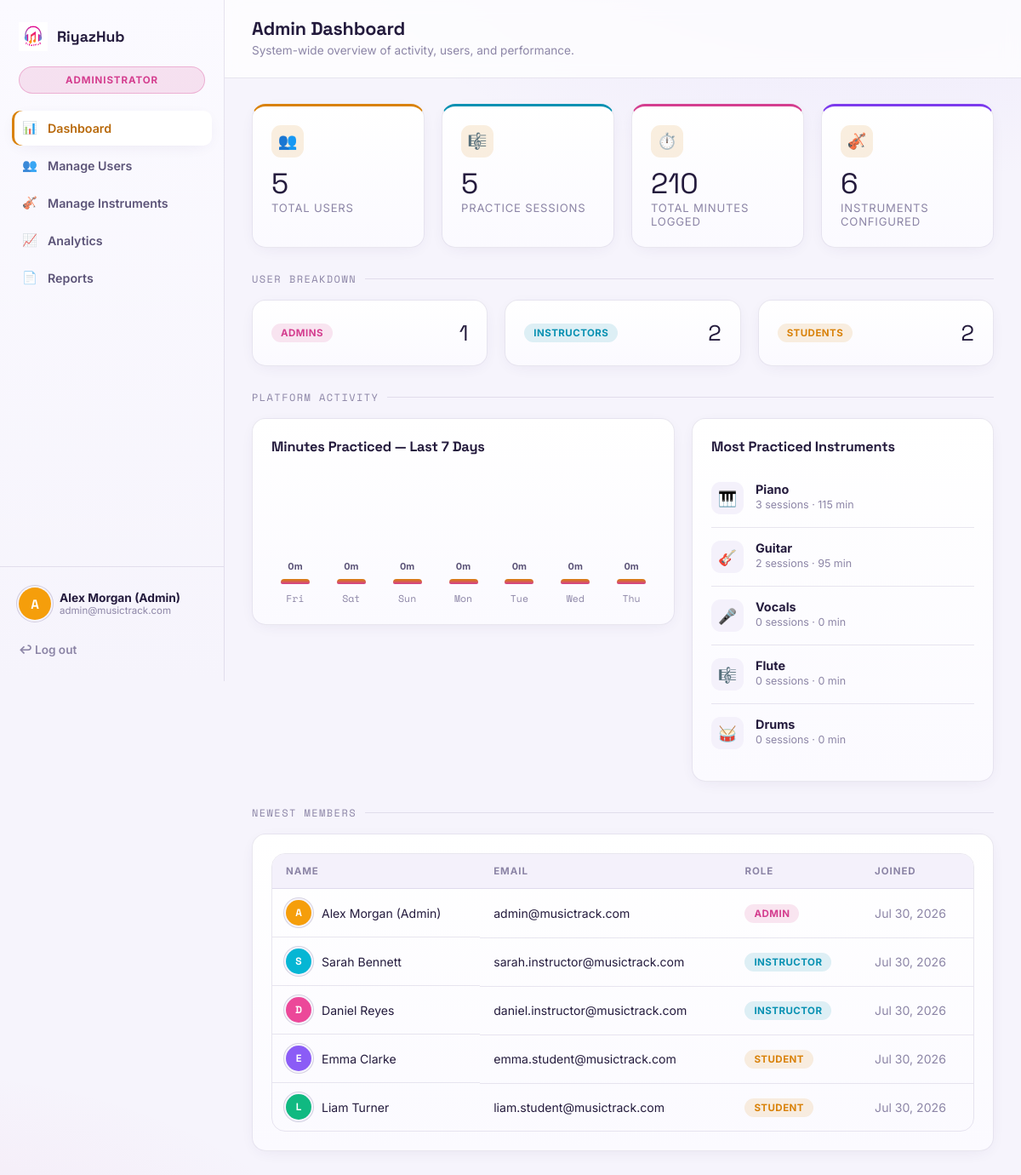
Page /admin/dashboard.php (signed in) on the committed database.
### tables this page shows
CREATE TABLE users (
  id INT AUTO_INCREMENT PRIMARY KEY,
  full_name VARCHAR(120) NOT NULL,
  email VARCHAR(150) NOT NULL UNIQUE,
  password VARCHAR(255) NOT NULL,
  role ENUM('admin','instructor','student') NOT NULL DEFAULT 'student',
  instrument_id INT DEFAULT NULL,
  instructor_id INT DEFAULT NULL,           
  status ENUM('active','inactive') NOT NULL DEFAULT 'active',
  avatar_color VARCHAR(20) DEFAULT '#7c3aed',
  created_at TIMESTAMP DEFAULT CURRENT_TIMESTAMP,
  CONSTRAINT fk_users_instrument FOREIGN KEY (instrument_id) REFERENCES instruments(id) ON DELETE SET NULL,
  CONSTRAINT fk_users_instructor FOREIGN KEY (instructor_id) REFERENCES users(id) ON DELETE SET NULL
);

### includes/auth.php (called while the page is built, shortened)
<?php
function isLoggedIn() {
    return isset($_SESSION['user_id']);
}
function currentUser() {
    return [
        'id'          => $_SESSION['user_id'],
        'full_name'   => $_SESSION['full_name'],
        'email'       => $_SESSION['email'],
        'role'        => $_SESSION['role'],
        'avatar_color'=> $_SESSION['avatar_color'] ?? '#7c3aed',
    ];
}
function basePath() {
    return '..';
}
function h($str) {
    return htmlspecialchars((string) $str, ENT_QUOTES, 'UTF-8');
}

### admin/dashboard.php (the view, shortened to what this page needs)
<?php
require_once __DIR__ . '/../includes/auth.php';
$db = getDB();
$userCounts = $db->query("SELECT role, COUNT(*) c FROM users GROUP BY role")->fetchAll();
$counts = ['admin'=>0,'instructor'=>0,'student'=>0];
foreach ($userCounts as $row) { $counts[$row['role']] = (int) $row['c']; }
$totalMinutes = (int) $db->query('SELECT COALESCE(SUM(duration_minutes),0) m FROM practice_sessions')->fetch()['m'];
$totalSessions = (int) $db->query('SELECT COUNT(*) c FROM practice_sessions')->fetch()['c'];
$instrumentCount = (int) $db->query('SELECT COUNT(*) c FROM instruments')->fetch()['c'];
$weekData = [];
for ($i = 6; $i >= 0; $i--) {
    $d = date('Y-m-d', strtotime("-$i day"));
    $stmt = $db->prepare('SELECT COALESCE(SUM(duration_minutes),0) m FROM practice_sessions WHERE session_date = ?');
    $stmt->execute([$d]);
    $weekData[] = ['label' => date('D', strtotime($d)), 'minutes' => (int) $stmt->fetch()['m']];
}
$maxMinutes = max(1, max(array_column($weekData, 'minutes')));
$topInstruments = $db->query('SELECT i.name, i.icon, COUNT(ps.id) sessions, COALESCE(SUM(ps.duration_minutes),0) minutes
                               FROM instruments i LEFT JOIN practice_sessions ps ON ps.instrument_id = i.id
                               GROUP BY i.id ORDER BY minutes DESC LIMIT 5')->fetchAll();
$recentUsers = $db->query('SELECT * FROM users ORDER BY created_at DESC LIMIT 5')->fetchAll();
$pageTitle = 'Admin Dashboard';
$pageSubtitle = 'System-wide overview of activity, users, and performance.';
$activeNav = 'dashboard';
require __DIR__ . '/../includes/sidebar.php';
?>
<div class="grid grid-4">
  <div class="card stat-card"><div class="stat-icon">👥</div><div class="stat-value"><?= array_sum($counts) ?></div><div class="stat-label">Total Users</div></div>
  <div class="card stat-card accent-cyan"><div class="stat-icon">🎼</div><div class="stat-value"><?= $totalSessions ?></div><div class="stat-label">Practice Sessions</div></div>
  <div class="card stat-card accent-magenta"><div class="stat-icon">⏱️</div><div class="stat-value"><?= $totalMinutes ?></div><div class="stat-label">Total Minutes Logged</div></div>
  <div class="card stat-card accent-violet"><div class="stat-icon">🎻</div><div class="stat-value"><?= $instrumentCount ?></div><div class="stat-label">Instruments Configured</div></div>
</div>
<div class="eq-divider">User Breakdown</div>
<div class="grid grid-3">
  <div class="card">
    <div class="flex justify-between items-center"><span class="badge badge-magenta">Admins</span><span style="font-family:var(--font-display); font-size:1.6rem;"><?= $counts['admin'] ?></span></div>
  </div>
  <div class="card">
    <div class="flex justify-between items-center"><span class="badge badge-cyan">Instructors</span><span style="font-family:var(--font-display); font-size:1.6rem;"><?= $counts['instructor'] ?></span></div>
  </div>
  <div class="card">
    <div class="flex justify-between items-center"><span class="badge badge-gold">Students</span><span style="font-family:var(--font-display); font-size:1.6rem;"><?= $counts['student'] ?></span></div>
  </div>
</div>
<div class="eq-divider">Platform Activity</div>
<div class="two-col">
  <div class="card">
    <div class="card-header"><h3>Minutes Practiced — Last 7 Days</h3></div>
    <div class="bar-chart">
      <?php foreach ($weekData as $day): ?>
        <div class="bc-col">
          <span class="bc-val"><?= $day['minutes'] ?>m</span>
          <div class="bc-bar" style="height:<?= max(4, round(($day['minutes']/$maxMinutes)*100)) ?>%"></div>
          <span class="bc-label"><?= h($day['label']) ?></span>
        </div>
      <?php endforeach; ?>
    </div>
  </div>
  <div class="card">
    <div class="card-header"><h3>Most Practiced Instruments</h3></div>
    <?php foreach ($topInstruments as $ins): ?>
      <div class="list-item">
        <div class="li-icon"><?= h($ins['icon']) ?></div>
        <div style="flex:1">
          <div class="li-title"><?= h($ins['name']) ?></div>
          <div class="li-meta"><?= (int)$ins['sessions'] ?> sessions · <?= (int)$ins['minutes'] ?> min</div>
        </div>
      </div>
    <?php endforeach; ?>
  </div>
</div>
<div class="eq-divider">Newest Members</div>
<div class="card">
  <div class="table-wrap">
    <table>
      <thead><tr><th>Name</th><th>Email</th><th>Role</th><th>Joined</th></tr></thead>
      <tbody>
        <?php foreach ($recentUsers as $u): ?>
          <tr>
            <td class="flex items-center gap-12"><div class="avatar" style="width:30px;height:30px;font-size:.75rem;background:<?= h($u['avatar_color']) ?>"><?= h(strtoupper(substr($u['full_name'],0,1))) ?></div><?= h($u['full_name']) ?></td>
            <td><?= h($u['email']) ?></td>
            <td><span class="badge badge-<?= $u['role']==='admin'?'magenta':($u['role']==='instructor'?'cyan':'gold') ?>"><?= h(ucfirst($u['role'])) ?></span></td>
            <td class="text-faint"><?= date('M j, Y', strtotime($u['created_at'])) ?></td>
          </tr>
        <?php endforeach; ?>
      </tbody>
    </table>
  </div>
</div>
<?php require __DIR__ . '/../includes/footer.php'; ?>

### includes/sidebar.php (shortened to what this page needs)
<?php
$user = currentUser();
$role = $user['role'];
$navItems = [
    'admin' => [
        ['key' => 'dashboard',   'label' => 'Dashboard',        'href' => 'dashboard.php',           'ico' => '📊'],
        ['key' => 'users',       'label' => 'Manage Users',     'href' => 'manage_users.php',        'ico' => '👥'],
        ['key' => 'instruments', 'label' => 'Manage Instruments','href' => 'manage_instruments.php',  'ico' => '🎻'],
        ['key' => 'analytics',   'label' => 'Analytics',        'href' => 'analytics.php',           'ico' => '📈'],
        ['key' => 'reports',     'label' => 'Reports',          'href' => 'reports.php',             'ico' => '📄'],
    ],
    'instructor' => [
        ['key' => 'dashboard',   'label' => 'Dashboard',        'href' => 'dashboard.php',    'ico' => '📊'],
        ['key' => 'students',    'label' => 'My Students',      'href' => 'students.php',     'ico' => '🎓'],
        ['key' => 'logs',        'label' => 'Practice Logs',    'href' => 'logs.php',         'ico' => '🎼'],
        ['key' => 'leaderboard', 'label' => 'Leaderboard',      'href' => 'leaderboard.php',  'ico' => '🏆'],
        ['key' => 'assignments', 'label' => 'Assignments',      'href' => 'assignments.php',  'ico' => '📝'],
        ['key' => 'feedback',    'label' => 'Feedback Sent',    'href' => 'feedback.php',     'ico' => '💬'],
    ],
    'student' => [
        ['key' => 'dashboard',    'label' => 'Dashboard',        'href' => 'dashboard.php',     'ico' => '📊'],
        ['key' => 'sessions',     'label' => 'Practice Sessions','href' => 'sessions.php',      'ico' => '🎹'],
        ['key' => 'goals',        'label' => 'Goals & Streaks',  'href' => 'goals.php',         'ico' => '🎯'],
        ['key' => 'achievements', 'label' => 'Achievements',     'href' => 'achievements.php',  'ico' => '🏆'],
        ['key' => 'feedback',     'label' => 'Feedback & Tasks', 'href' => 'feedback.php',      'ico' => '💬'],
    ],
];
$roleLabels = ['admin' => 'Administrator', 'instructor' => 'Instructor', 'student' => 'Student'];
?>
<!DOCTYPE html>
<html lang="en">
<head>
    <link rel="stylesheet"
          href="<?= basePath() ?>/assets/css/style.css">
</head>
<body>
<div class="app-shell">
  <aside class="sidebar" id="sidebar">
    <div class="brand">
      <img src="../assets/images/RiyazHubLogo.png" alt="RiyazHub Logo" class="logo-mark">
      <span>RiyazHub</span>
    </div>
    <div class="role-badge role-<?= h($role) ?>"><?= h($roleLabels[$role]) ?></div>
    <nav class="nav-group">
      <?php foreach ($navItems[$role] as $item): ?>
        <a class="nav-link <?= ($activeNav ?? '') === $item['key'] ? 'active' : '' ?>" href="<?= h($item['href']) ?>">
          <span class="nav-ico"><?= $item['ico'] ?></span> <?= h($item['label']) ?>
        </a>
      <?php endforeach; ?>
    </nav>
    <div class="sidebar-footer">
      <div class="user-chip">
        <div class="avatar" style="background: <?= h($user['avatar_color']) ?>"><?= h(strtoupper(substr($user['full_name'],0,1))) ?></div>
        <div>
          <div class="name"><?= h($user['full_name']) ?></div>
          <div class="role"><?= h($user['email']) ?></div>
        </div>
      </div>
      <a class="logout-link" href="<?= basePath() ?>/auth/logout.php">↩ Log out</a>
    </div>
  </aside>
  <div class="main-col">
    <header class="topbar">
      <div class="flex items-center gap-12">
        <div>
          <h1><?= h($pageTitle ?? '') ?></h1>
          <?php if (!empty($pageSubtitle)): ?><p class="subtitle"><?= h($pageSubtitle) ?></p><?php endif; ?>
        </div>
      </div>
      <div class="eq-bars"><span></span><span></span><span></span><span></span><span></span></div>
    </header>
    <main class="content">

### rows in the picture
users: role "ADMINISTRATOR", full_name "A", full_name "Alex Morgan (Admin)", email "admin@musictrack.com", role "ADMIN", created_at "Jul 30, 2026"
users: full_name "S", full_name "Sarah Bennett", email "sarah.instructor@musictrack.com", role "INSTRUCTOR", created_at "Jul 30, 2026"
users: full_name "D", full_name "Daniel Reyes", email "daniel.instructor@musictrack.com", role "INSTRUCTOR", created_at "Jul 30, 2026"
users: full_name "E", full_name "Emma Clarke", email "emma.student@musictrack.com", role "STUDENT", created_at "Jul 30, 2026"
users: full_name "L", full_name "Liam Turner", email "liam.student@musictrack.com", role "STUDENT", created_at "Jul 30, 2026"

### other values in the picture
$item['ico'] "📊"
$item['label'] "Dashboard"
$item['ico'] "👥"
$item['label'] "Manage Users"
$item['ico'] "🎻"
$item['label'] "Manage Instruments"
$item['ico'] "📈"
$item['label'] "Analytics"
$item['ico'] "📄"
$item['label'] "Reports"
$pageTitle "Admin Dashboard"
$pageSubtitle "System-wide overview of activity, users, and performance."
array_sum($counts) "5"
$totalSessions "5"
$totalMinutes "210"
